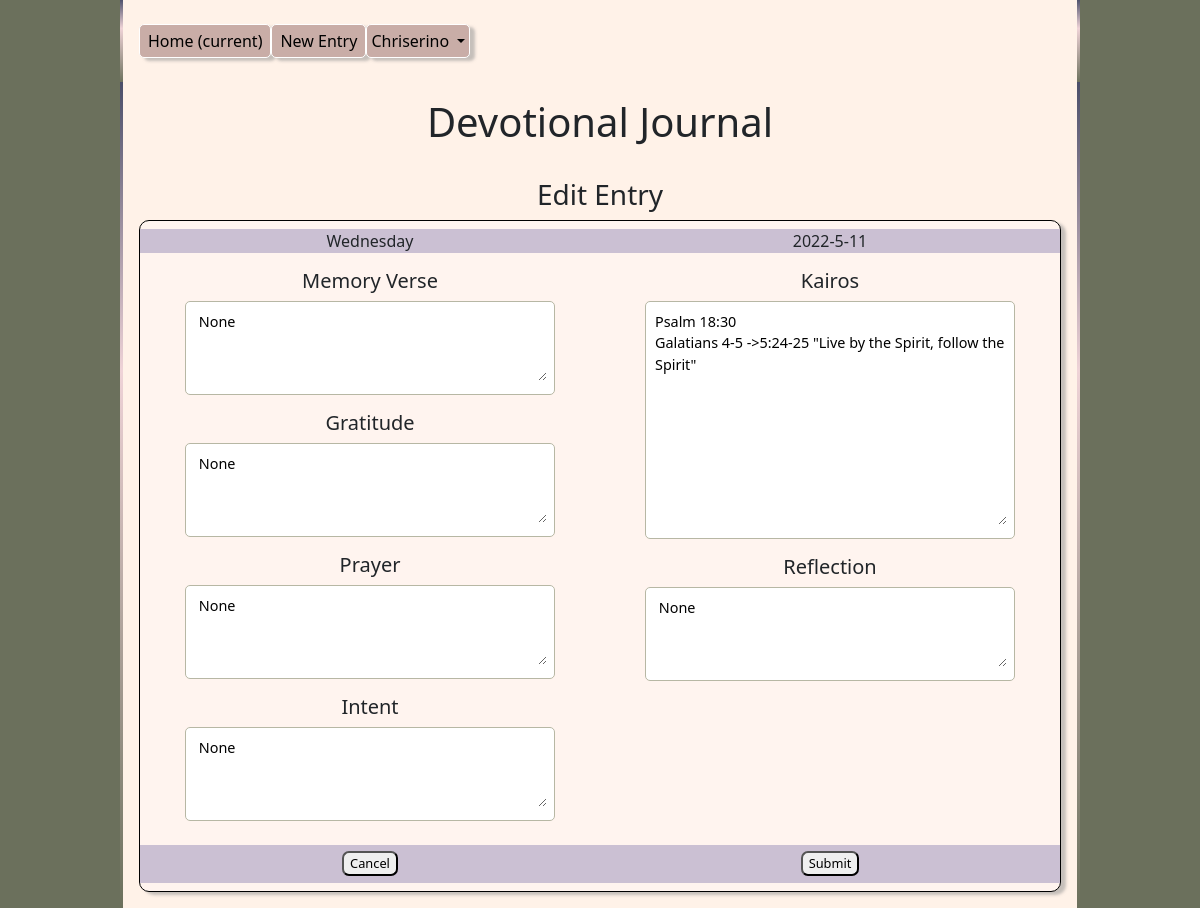
Page /edit.php?day=2021-07-07 (signed in) on the committed database.
### tables this page shows
CREATE TABLE `day` (
  `username` varchar(20) NOT NULL,
  `Today` date NOT NULL,
  `Day` text NOT NULL,
  `MemoryVerse` text DEFAULT NULL,
  `Gratitude` text DEFAULT NULL,
  `Prayer` text DEFAULT NULL,
  `Intent` text DEFAULT NULL,
  `Kairos` text NOT NULL,
  `Reflection` text DEFAULT NULL
);

### edit.php (the view, shortened to what this page needs)
<?php
$day = $_GET['day'];
function editMemVerse($day)
{
    $link = connect();
    $username = $_SESSION["username"];
    $query = "SELECT MemoryVerse FROM day WHERE Today = '$day' AND day.username='$username'";
    $result = $link->query($query);
    $row = $result->fetch_row();
    if ($row[0] != null) {
        echo htmlentities($row[0]);
    } else {
        echo " None ";
    }
}
function editGratitude($day)
{
    $link = connect();
    $username = $_SESSION["username"];
    $query = "SELECT Gratitude FROM day WHERE Today = '$day' AND day.username = '$username'";
    $result = $link->query($query);
    $row = $result->fetch_row();
    if ($row[0] != null) {
        echo htmlentities($row[0]);
    } else {
        echo " None ";
    }
}
function editPrayer($day)
{
    $link = connect();
    $username = $_SESSION["username"];
    $query = "SELECT Prayer FROM day WHERE Today = '$day' AND day.username = '$username'";
    $result = $link->query($query);
    $row = $result->fetch_row();
    if ($row[0] != null) {
        echo htmlentities($row[0]);
    } else {
        echo " None ";
    }
}
function editIntent($day)
{
    $link = connect();
    $username = $_SESSION["username"];
    $query = "SELECT Intent FROM day WHERE Today = '$day' AND day.username = '$username'";
    $result = $link->query($query);
    $row = $result->fetch_row();
    if ($row[0] != null) {
        echo htmlentities($row[0]);
    } else {
        echo " None ";
    }
}
function editKairos($day)
{
    $link = connect();
    $username = $_SESSION["username"];
    $query = "SELECT Kairos FROM day WHERE Today = '$day' AND day.username = '$username'";
    $result = $link->query($query);
    $row = $result->fetch_row();
    if ($row[0] != null) {
        echo htmlentities($row[0]);
    } else {
        echo " None ";
    }
}
function editReflection($day)
{
    $link = connect();
    $username = $_SESSION["username"];
    $query = "SELECT Reflection FROM day WHERE Today = '$day' AND day.username = '$username'";
    $result = $link->query($query);
    $row = $result->fetch_row();
    if ($row[0] != null) {
        echo htmlentities($row[0]);
    } else {
        echo " None ";
    }
}
?>
<!DOCTYPE html>
<html lang="en">
<head>
    <link rel="stylesheet" href="https://stackpath.bootstrapcdn.com/bootstrap/5.0.0-alpha1/css/bootstrap.min.css">
    <link rel="stylesheet" href="css/main.css">
</head>
<body>
    <div class="container">
        <nav class="navbar navbar-expand-lg navbar-devo">
            <div class="collapse navbar-collapse" id="navbarNav">
                <ul class="navbar-nav mr-auto">
                    <li class="nav-item active">
                        <a class="nav-link devo" href="index.php">Home <span class="sr-only">(current)</span></a>
                    </li>
                    <li class="nav-item">
                        <a class="nav-link devo" href="entry.php">New Entry</a>
                    </li>
                </ul>
                <div class="nav-item dropdown">
                    <a class="nav-link dropdown-toggle devo" href="#" id="navbarDropdown" role="button" data-toggle="dropdown" aria-haspopup="true" aria-expanded="false">
                        <?php echo htmlspecialchars($_SESSION["username"]);
                        ?>
                    </a>
                </div>
            </div>
        </nav>
    </div>
    <div class="container">
        <h1>Devotional Journal</h1>
        <section class="history">
            <h3>Edit Entry</h3>
            <form class="entry" action="db.edit.php">
                <div class="entry-banner">
                    <div class="entry-col" data-day="" id="currentday"></div>
                    <div class="entry-col" data-date="" id="currentdate"></div>
                </div>
                <div class="entry-row">
                    <div class='entry-col'>
                        <article class='daily'>
                            <h5><label for="memoryverse">Memory Verse</label></h5>
                            <div class='txt-lft' for="memoryverse">
                                <textarea name="memoryverse" id="memoryverse" class="input-txt-m"><?php editMemVerse($day); ?></textarea>
                            </div></label>
                        </article>
                        <article class='daily'>
                            <h5><label for="gratitude">Gratitude</label></h5>
                            <div class='txt-lft'>
                                <textarea name="gratitude" id="gratitude" class="input-txt-m"><?php editGratitude($day); ?></textarea>
                            </div>
                        </article>
                        <article class='daily'>
                            <h5>Prayer</h5>
                            <div class='txt-lft'>
                                <textarea name="prayer" id="prayer" class="input-txt-m"><?php editPrayer($day); ?></textarea>
                            </div>
                        </article>
                        <article class='daily'>
                            <h5>Intent</h5>
                            <div class='txt-lft'>
                                <textarea name="intent" id="intent" class="input-txt-m"><?php editIntent($day); ?></textarea>
                            </div>
                        </article>
                    </div>
                    <div class='entry-col'>
                        <article class='daily'>
                            <h5>Kairos</h5>
                            <div class='txt-lft'>
                                <textarea name="kairos" id="kairos" class="input-txt-lrg"><?php editKairos($day); ?></textarea>
                            </div>
                        </article>
                        <article class='daily'>
                            <h5>Reflection</h5>
                            <div class='txt-lft'>
                                <textarea name="reflection" id="reflection" class="input-txt-m"><?php editReflection($day); ?></textarea>
                            </div>
                        </article>
                        <article class='daily'>
                        </article>
                    </div>
                </div>
                <div class="entry-banner">
                    <div class="entry-col"><button type="button" class="btn-journal" onclick="<?php echo "location.href='day.php?day=$day'" ?>">Cancel</button></div>
                    <div class="entry-col"><button type="submit" class="btn-journal">Submit</button></div>
                </div>
                <div class="spacer"></div>
            </form>
        </section>
    </div>
</body>
</html>

### css/main.css (style rules this page uses)
.navbar-devo { background-color: rgb(255, 242, 232); }
body { width: 80%; margin: auto; background-color: #6b705c; }
.devo { text-decoration: none; border: 1px solid white; border-radius: 5px; padding: 0.25em; color: black; background-color: #c9ada7; box-shadow: 5px 3px 3px rgba(141, 141, 141, 0.5); }
.container { background-color: rgb(255, 242, 232); padding: 1rem; border-left-width: 3px; border-right-width: 3px; border-top-width: 0; border-bottom-width: 0; border-style: solid; border-image: linear-gradient(to bottom, #4a4e69 0%, #efd3d7 35%, #6b705c 100%) 1 100; padding-bottom: 1em; text-align: center; margin: auto; }
form { margin-block-end: 0; }
section { margin-top: 1em; padding-top: 1em; }
.entry { padding: 0; text-align: center; background-color: #fff4ef; border: 1px solid black; border-top-left-radius: 10px; border-top-right-radius: 10px; border-bottom-left-radius: 10px; border-bottom-right-radius: 10px; box-shadow: 5px 3px 3px rgba(141, 141, 141, 0.5); }
.entry-row { display: flex; padding: 0; }
.entry-banner { display: flex; margin-top: 0.5em; width: 100%; height: fit-content; min-height: 1.5em; background-color: #cbc0d3; }
.entry-col { flex: 1; width: 50%; }
.daily { min-height: 5em; margin: 1em; }
.txt-lft { margin: 0 2em 0 2em; padding: 0.5em; text-align: left; border: 1px solid #b7b7a4; background-color: white; border-radius: 5px; font-size: 0.90em; }
.input-txt-lrg { width: 100%; height: 15em; border: none; border-radius: 5px; margin: 0; }
.input-txt-m { width: 100%; height: 5em; border: none; border-radius: 5px; margin: 0; }
.btn-journal { border-radius: 7px; margin-top: 0.5em; margin-bottom: 0.5em; font-size: 0.8em; }
.spacer { min-height: 0.5em; }

### rows in the picture
day: memoryverse "None", gratitude "None", prayer "None", intent "None", kairos "Psalm 18:30 Galatians 4-5 ->5:24-25 \"Live by the Spirit, follow the Spirit\"", reflection "None"

### other values in the picture
$_SESSION["username"] "Chriserino"
